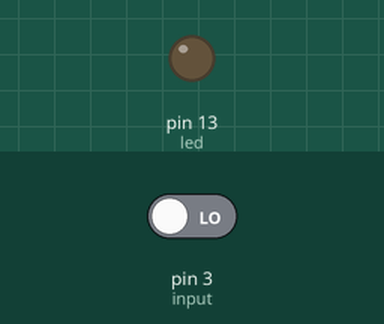
Bench run of a sketch on a simulated Arduino Uno, built with avr-gcc and run on an emulated ATmega328P. Shown: output pins drawn as LEDs (lit = HIGH). The inputs (shaded band) are chosen by the test bench; at power-on: pin 3 (input) LOW.

Above: at 1.2 s.
1.3 s: pin 3 (input) driven HIGH
At 1.9 s:
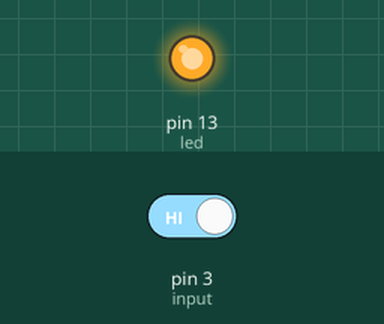
2.8 s: pin 3 (input) driven LOW
At 4.2 s:
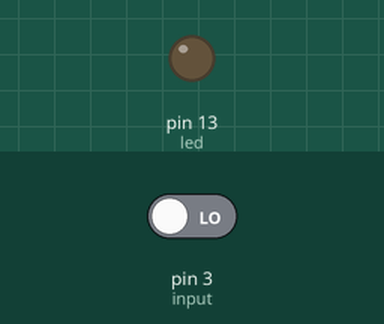
Timing chart, 0 to 5.8 s (numbered marks = the images above; inputs shaded):
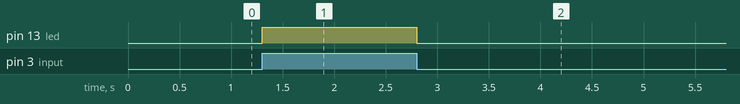

The sketch:

sketch_may27a.ino
```cpp
int led=13, input=3, state;

void setup() {
  // put your setup code here, to run once:
  pinMode(led, OUTPUT);
  pinMode(input, INPUT);
}

void loop() {
  // put your main code here, to run repeatedly:
  state=digitalRead(input);
  digitalWrite(led, state);

}
```

Measured:
- after the input at 1.3 s, pin 13 (led): LOW → HIGH at once
- after the input at 2.8 s, pin 13 (led): HIGH → LOW at once
